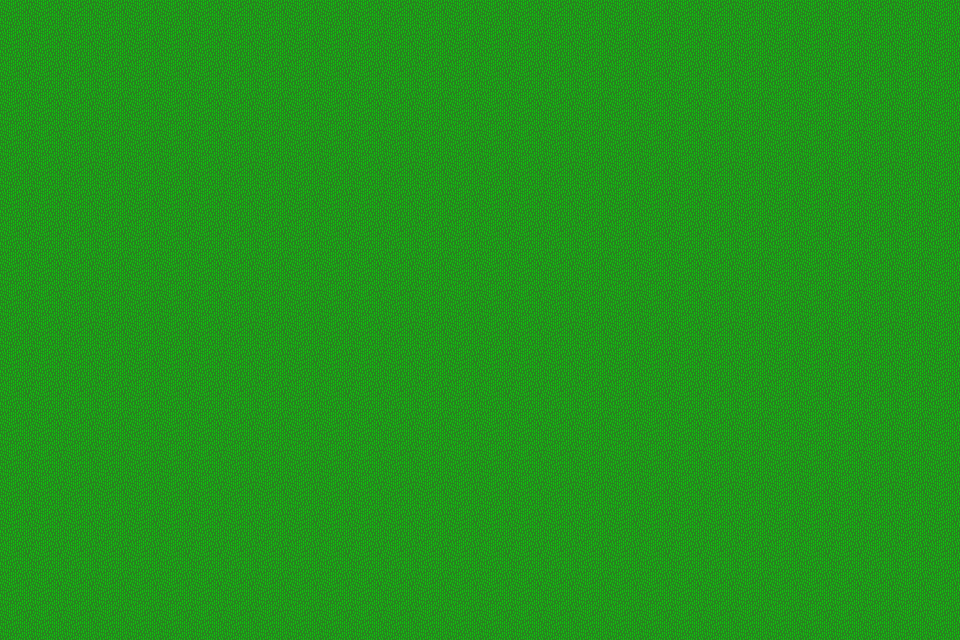

Rendered tile map (Tiled .tmx) drawn with the repository's tilesets; below, a short description and the full map source, tile grids included:
An orthogonal 30x20 tile map with 32x32 px tiles, 1 tile layer (Tile Layer 1).

<map version="1.8" tiledversion="1.8.5" orientation="orthogonal" renderorder="right-down" width="30" height="20" tilewidth="32" tileheight="32" infinite="0" nextlayerid="2" nextobjectid="1">
 <tileset firstgid="1" source="tileset.tsx" />
 <layer id="1" name="Tile Layer 1" width="30" height="20">
  <data encoding="csv">
98,98,98,98,98,98,98,98,98,98,98,98,98,98,98,98,98,98,98,98,98,98,98,98,98,98,98,98,98,98,
98,98,98,98,98,98,98,98,98,98,98,98,98,98,98,98,98,98,98,98,98,98,98,98,98,98,98,98,98,98,
98,98,98,98,98,98,98,98,98,98,98,98,98,98,98,98,98,98,98,98,98,98,98,98,98,98,98,98,98,98,
98,98,98,98,98,98,98,98,98,98,98,98,98,98,98,98,98,98,98,98,98,98,98,98,98,98,98,98,98,98,
98,98,98,98,98,98,98,98,98,98,98,98,98,98,98,98,98,98,98,98,98,98,98,98,98,98,98,98,98,98,
98,98,98,98,98,98,98,98,98,98,98,98,98,98,98,98,98,98,98,98,98,98,98,98,98,98,98,98,98,98,
98,98,98,98,98,98,98,98,98,98,98,98,98,98,98,98,98,98,98,98,98,98,98,98,98,98,98,98,98,98,
98,98,98,98,98,98,98,98,98,98,98,98,98,98,98,98,98,98,98,98,98,98,98,98,98,98,98,98,98,98,
98,98,98,98,98,98,98,98,98,98,98,98,98,98,98,98,98,98,98,98,98,98,98,98,98,98,98,98,98,98,
98,98,98,98,98,98,98,98,98,98,98,98,98,98,98,98,98,98,98,98,98,98,98,98,98,98,98,98,98,98,
98,98,98,98,98,98,98,98,98,98,98,98,98,98,98,98,98,98,98,98,98,98,98,98,98,98,98,98,98,98,
98,98,98,98,98,98,98,98,98,98,98,98,98,98,98,98,98,98,98,98,98,98,98,98,98,98,98,98,98,98,
98,98,98,98,98,98,98,98,98,98,98,98,98,98,98,98,98,98,98,98,98,98,98,98,98,98,98,98,98,98,
98,98,98,98,98,98,98,98,98,98,98,98,98,98,98,98,98,98,98,98,98,98,98,98,98,98,98,98,98,98,
98,98,98,98,98,98,98,98,98,98,98,98,98,98,98,98,98,98,98,98,98,98,98,98,98,98,98,98,98,98,
98,98,98,98,98,98,98,98,98,98,98,98,98,98,98,98,98,98,98,98,98,98,98,98,98,98,98,98,98,98,
98,98,98,98,98,98,98,98,98,98,98,98,98,98,98,98,98,98,98,98,98,98,98,98,98,98,98,98,98,98,
98,98,98,98,98,98,98,98,98,98,98,98,98,98,98,98,98,98,98,98,98,98,98,98,98,98,98,98,98,98,
98,98,98,98,98,98,98,98,98,98,98,98,98,98,98,98,98,98,98,98,98,98,98,98,98,98,98,98,98,98,
98,98,98,98,98,98,98,98,98,98,98,98,98,98,98,98,98,98,98,98,98,98,98,98,98,98,98,98,98,98
</data>
 </layer>
</map>
